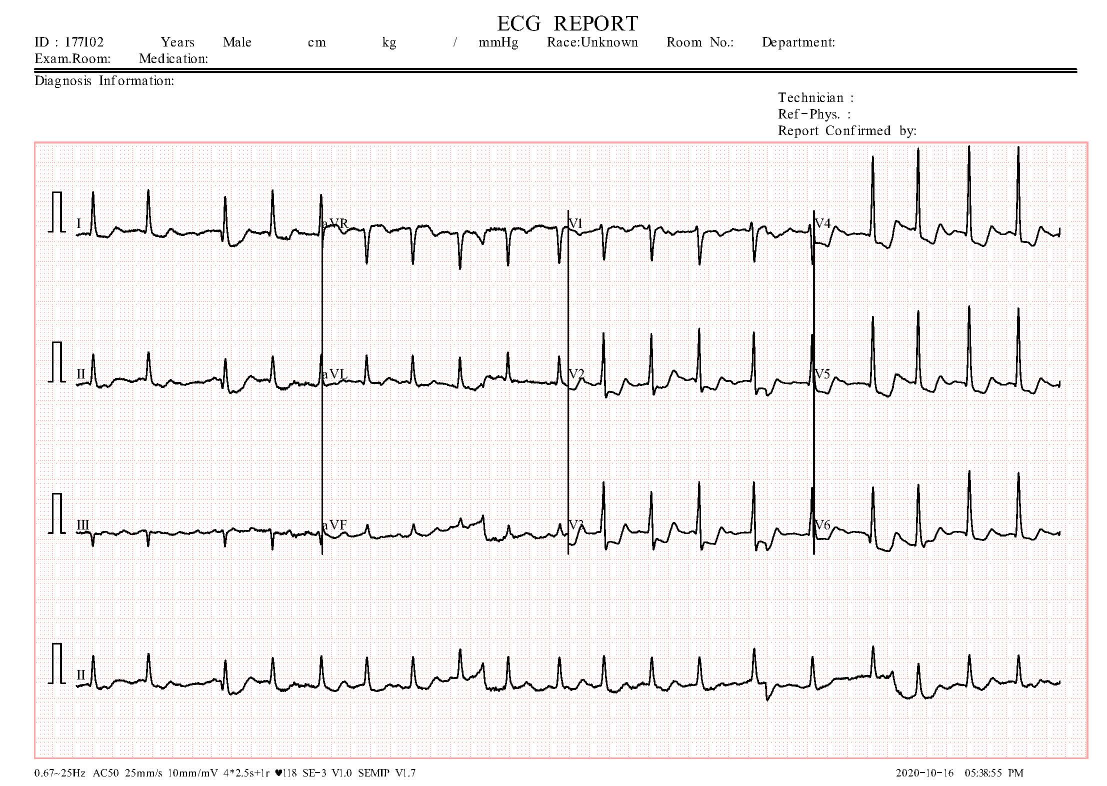
#> input picture RFM Aand SVM/ecg/HB/HB(109).jpg, 2213 x 1572 px, given as the content of the folder ecg/normal, which was not available (shown at 1/2 size)
$ python ecg_svm.py
#> lines starting #> are read from the running program, lines starting #| are printed output that depends on the picture; pictures that were not available may be replaced by others from this repository, and a replacement may not be noted
import os
import numpy as np
import cv2
import joblib
import pywt
from skimage.feature import hog
from sklearn.svm import SVC
from sklearn.preprocessing import StandardScaler
from sklearn.model_selection import train_test_split, StratifiedKFold
from sklearn.metrics import accuracy_score, classification_report, confusion_matrix
from sklearn.utils import shuffle
from concurrent.futures import ThreadPoolExecutor
import warnings

warnings.filterwarnings('ignore')

# Constants
dataset_path = "ecg"
classes = ["normal", "HB", "MI"]
image_size = (128, 128)
FEATURE_SIZE = 8100

def extract_features(image_path):
    """
    Extracts HOG + Wavelet features ensuring exactly 8100 features.
    """
#> called with image_path = 'ecg/normal/HB(109).jpg'
    try:
        img = cv2.imread(image_path, cv2.IMREAD_GRAYSCALE)
#> img: shape (1572, 2213); min 0, max 255, mean 240.8
        if img is None:
            print(f"Skipping invalid image: {image_path}")
            return None

        img = cv2.resize(img, image_size)
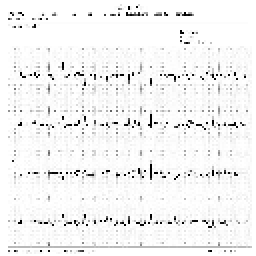
#> img: shape (128, 128) (shown 2 times larger); min 0, max 255, mean 243.4
        img = cv2.equalizeHist(img)
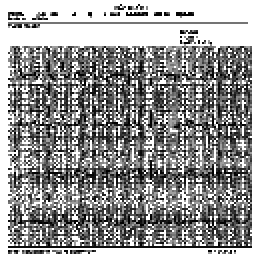
#> img: shape (128, 128) (shown 2 times larger); min 0, max 255, mean 148.9
        img = img.astype(np.float32) / 255.0

        # HOG Features
        hog_features = hog(img, orientations=9, pixels_per_cell=(8, 8),
                           cells_per_block=(2, 2), block_norm='L2-Hys',
                           feature_vector=True)
#> hog_features = 8100 values, max 0.707 at index 490, min 0 at index 2, mean 0.143

        # Wavelet Transform Features
        coeffs = pywt.wavedec2(img, 'db1', level=2)
#> coeffs = 3 items
        wavelet_features = np.hstack([c.flatten() if isinstance(c, np.ndarray)
                                      else np.hstack([x.flatten() for x in c])
                                      for c in coeffs])
#> wavelet_features = 16384 values, max 4 at index 0, min -1.5 at index 2815, mean 0.16

        # Ensure feature vector is exactly 8100
        required_length = FEATURE_SIZE - len(hog_features)
#> required_length = 0
        wavelet_features = wavelet_features[:required_length]
#> wavelet_features = empty array

        return np.hstack((hog_features, wavelet_features))

    except Exception as e:
        print(f"Feature extraction error for {image_path}: {e}")
        return None

def process_image(args):
    img_path, label = args
    features = extract_features(img_path)
#> features has the same summary as hog_features in extract_features
    return (features, label) if features is not None else None

def load_dataset():
    """
    Loads and balances ECG dataset.
    """
    X, y = [], []
    min_samples = min([len(os.listdir(os.path.join(dataset_path, c))) or 0 for c in classes])

    if min_samples == 0:
        raise ValueError("Dataset folder is empty. Check `ecg/` directory.")

    with ThreadPoolExecutor(max_workers=8) as executor:
        for label, class_name in enumerate(classes):
            class_path = os.path.join(dataset_path, class_name)
            if not os.path.exists(class_path):
                print(f"Warning: Folder {class_path} does not exist. Skipping.")
                continue

            image_files = os.listdir(class_path)[:min_samples]  # Balance dataset
            args = [(os.path.join(class_path, img), label) for img in image_files]
            results = list(executor.map(process_image, args))
#> results = 1 item
            valid_results = [r for r in results if r is not None]
#> valid_results = 1 item
#> pass 3 of the loop in load_dataset, `for label, class_name in enumerate(classes):`:
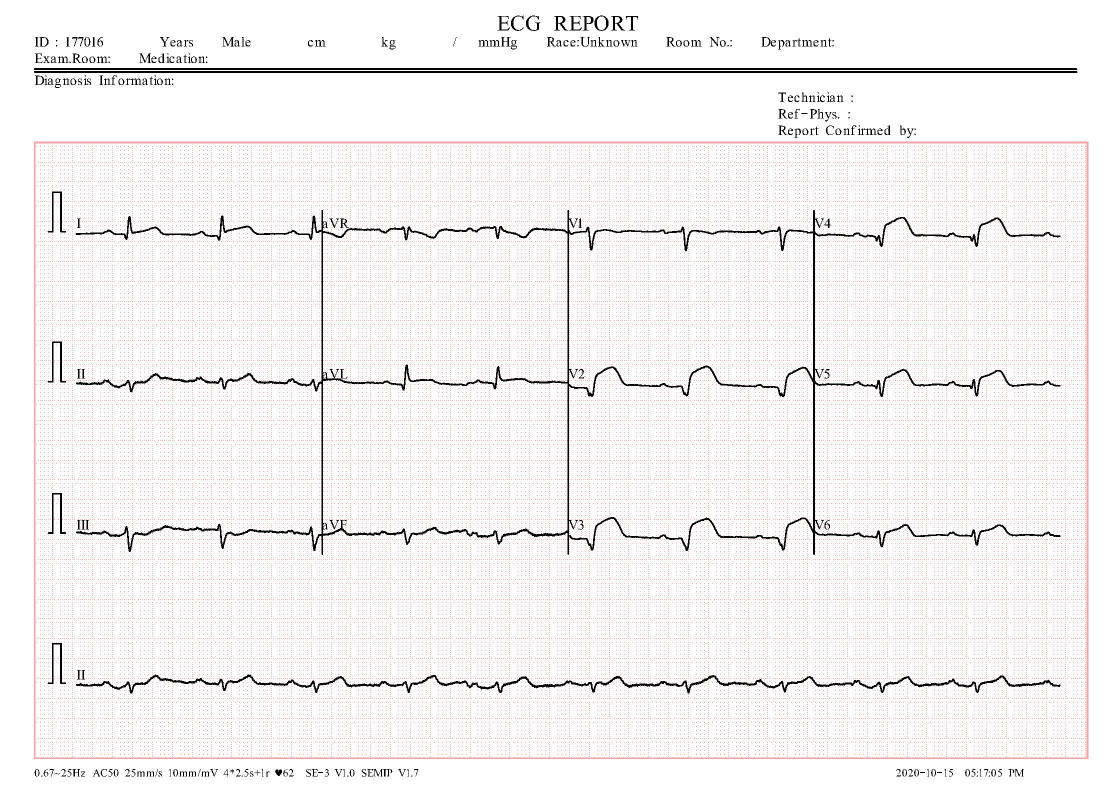
#> input picture RFM Aand SVM/ecg/MI/MI(10).jpg, 2213 x 1572 px (shown at 1/2 size)
#> in extract_features (call 3), `img = cv2.resize(img, image_size)`:
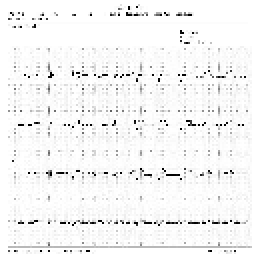
#> img: shape (128, 128) (shown 2 times larger); min 0, max 255, mean 244.6
#> in extract_features (call 3), `img = cv2.equalizeHist(img)`:
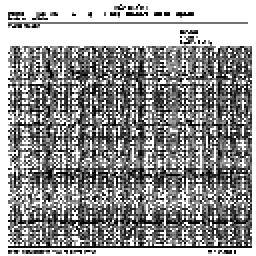
#> img: shape (128, 128) (shown 2 times larger); min 0, max 255, mean 149.5
#> hog_features = 8100 values, max 0.707 at index 490, min 0 at index 1, mean 0.142
#> in extract_features (call 3), `wavelet_features = np.hstack([c.flatten() if isinstance(c, np.ndarray)..`: wavelet_features = 16384 values, max 4 at index 0, min -1.52 at index 2815, mean 0.159
#> in extract_features (call 3), `wavelet_features = wavelet_features[:required_length]`: wavelet_features = empty array

            X.extend([f for f, _ in valid_results])
            y.extend([l for _, l in valid_results])

    if len(X) == 0:
        raise ValueError("No valid images found. Check dataset path and image formats.")

    return shuffle(np.array(X), np.array(y), random_state=42)

# Load & Preprocess Dataset
print("Loading dataset...")
X, y = load_dataset()
#> y = [0, 1, 2]
print(f"Dataset loaded: {len(X)} samples")
#| Dataset loaded: 3 samples

print("Scaling features...")
scaler = StandardScaler()
X = scaler.fit_transform(X)

# Train-test split
print("Splitting dataset...")
#> (the run stopped early here; a loop or call above may not have finished)
